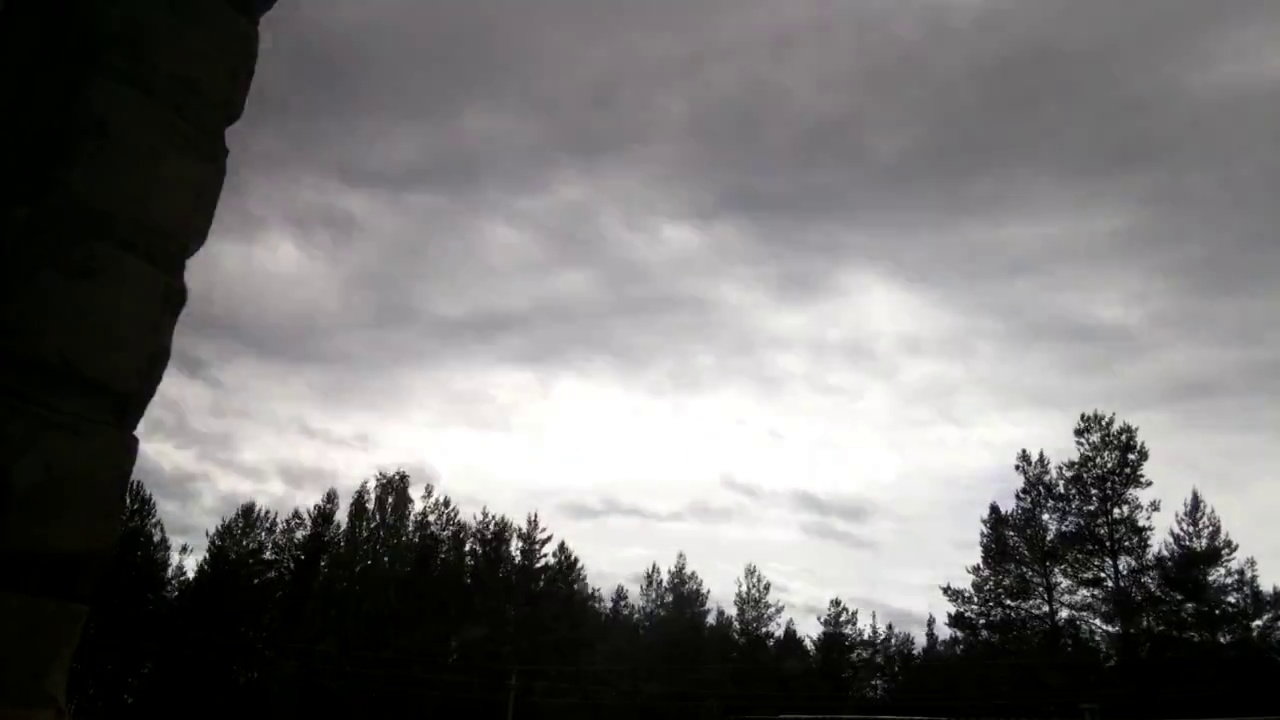
#> input picture changingPixelsInVideo/video/captures/frame000000.jpg, 1280 x 720 px; its folder holds only this picture in this run
$ python imageChange.py
#> lines starting #> are read from the running program, lines starting #| are printed output that depends on the picture
import cv2
import numpy as np
import glob

# img_array = []
img_names = []
for filename in glob.glob('./captures/*.jpg'):
    # img_array.append(cv2.imread(filename, 0))
    # print(filename.split("\\")[1])
    img_names.append(filename)


print(img_names)

for image_name in img_names:
    image = cv2.imread(image_name, 1)
#> image is the input picture: shape (720, 1280, 3); mean B, G, R 113.7, 114.2, 115.4
    for x in range(image.shape[1]):
        for y in range(image.shape[0]):
            # print(image[y][x])
            if (x + y) % 4 == 0:
                image[y][x] = [0, 0, 255]
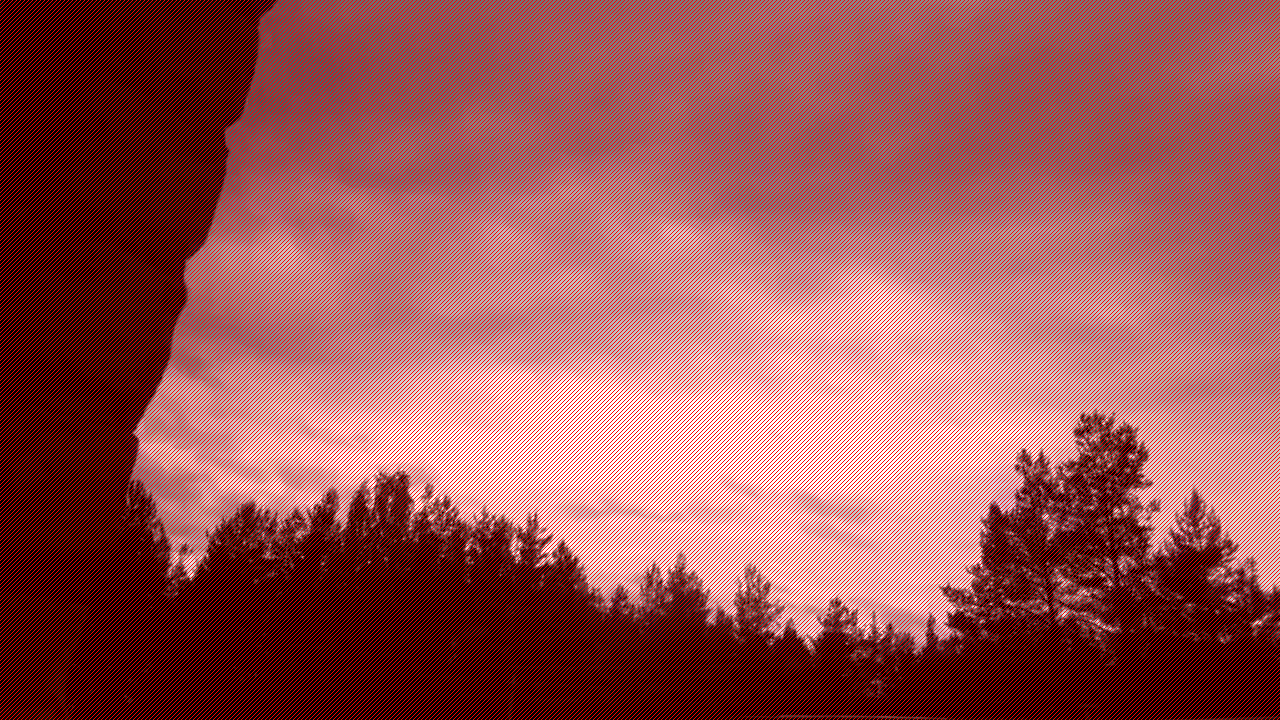
#> image: shape (720, 1280, 3); mean B, G, R 85.3, 85.6, 150.3
                # print(image[y][x])
#> (the run stopped early here; a loop or call above may not have finished)

$ run again, on changingPixelsInVideo/video/captures/frame000004.jpg
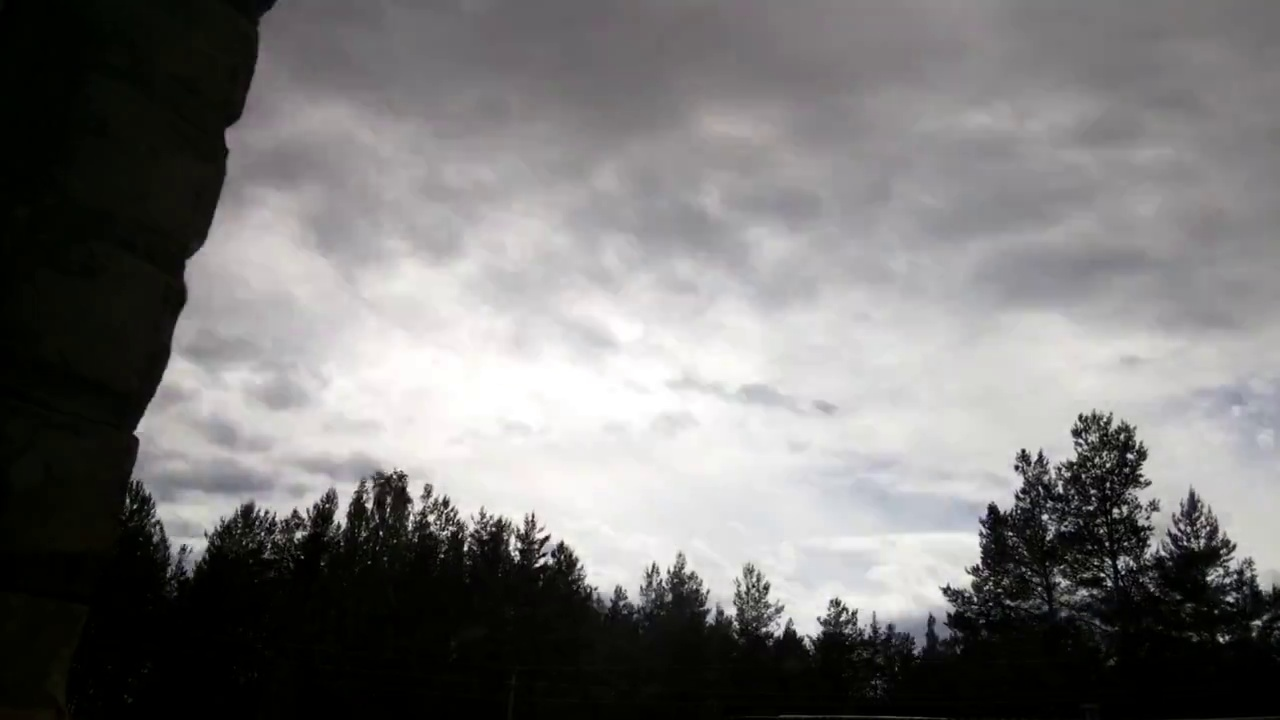
#> input picture changingPixelsInVideo/video/captures/frame000004.jpg, 1280 x 720 px
#> image is the input picture: shape (720, 1280, 3); mean B, G, R 117.6, 118, 119.2
#> after the loop `for x in range(image.shape[1]):`:
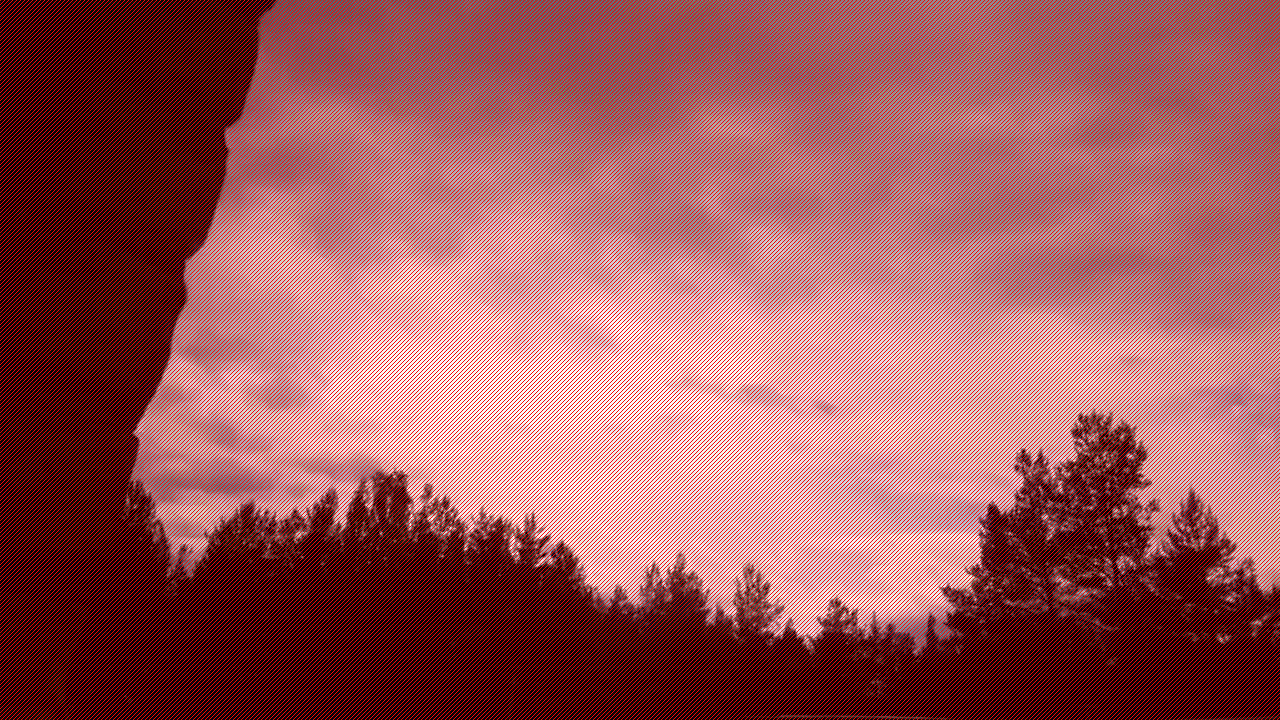
#> image: shape (720, 1280, 3); mean B, G, R 88.2, 88.5, 153.2

$ run again, on changingPixelsInVideo/video/captures/frame000005.jpg
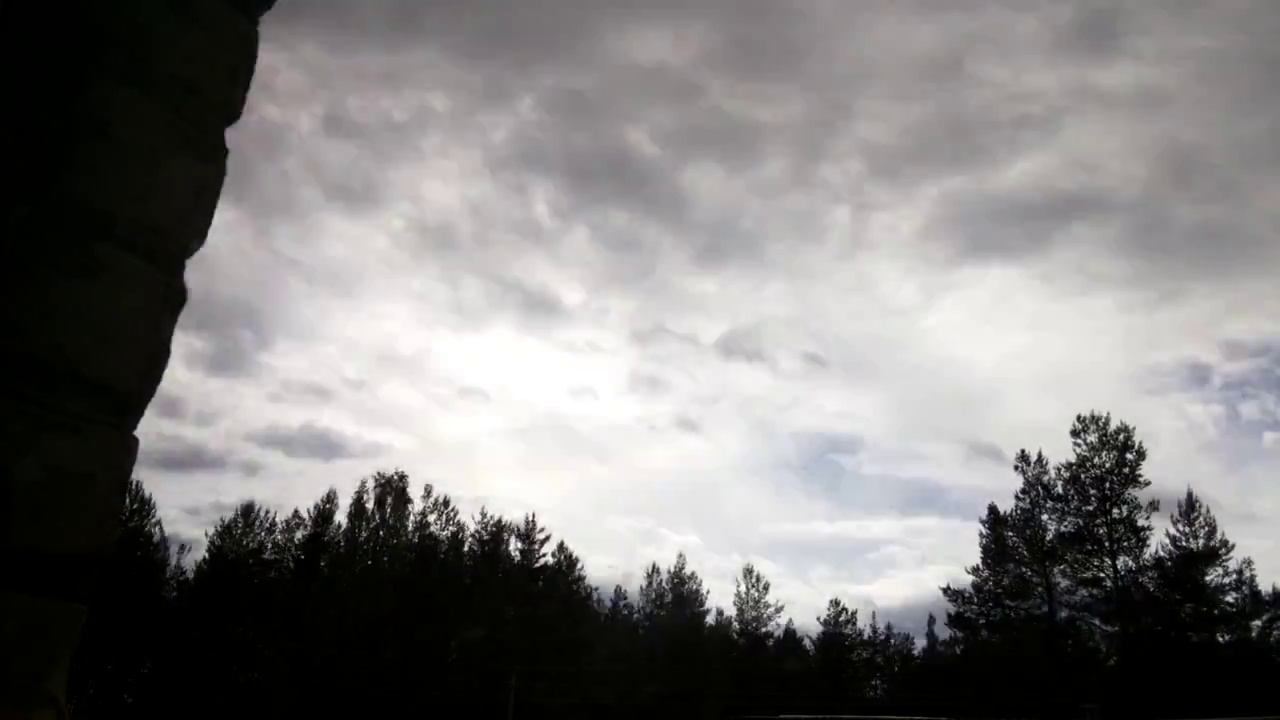
#> input picture changingPixelsInVideo/video/captures/frame000005.jpg, 1280 x 720 px
#> image is the input picture: shape (720, 1280, 3); mean B, G, R 123.1, 123.7, 125.4
#> after the loop `for x in range(image.shape[1]):`:
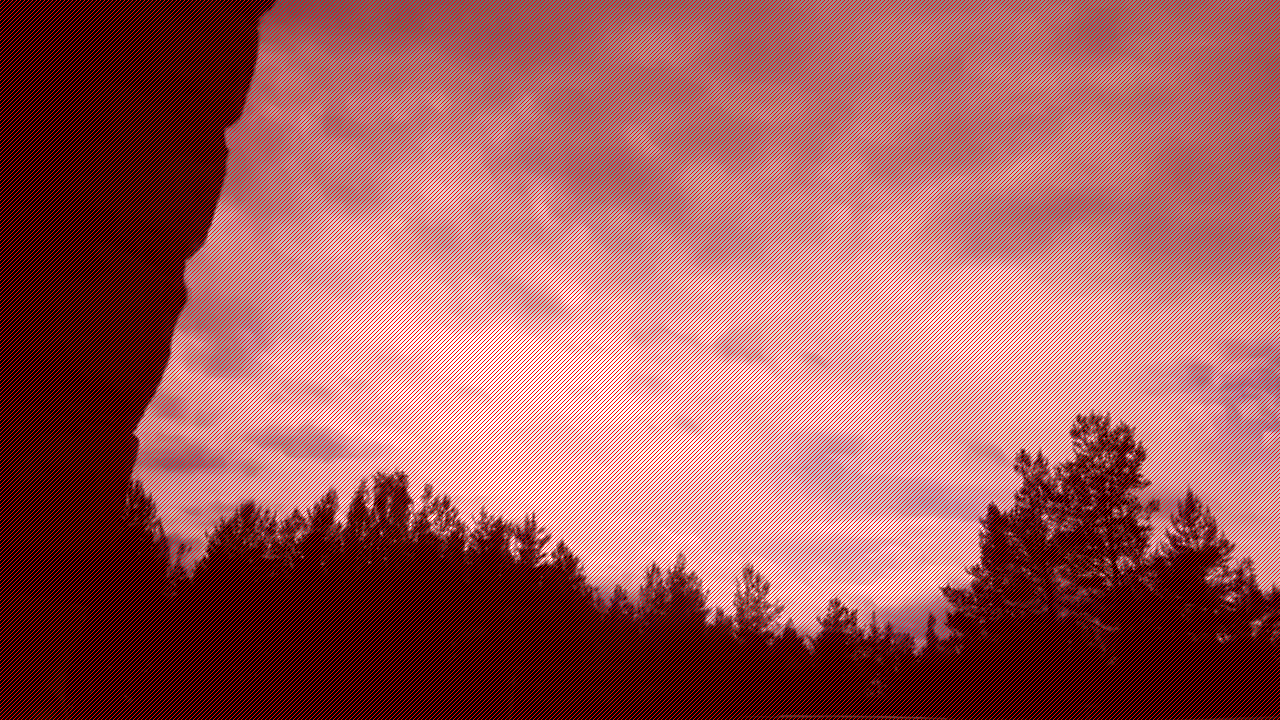
#> image: shape (720, 1280, 3); mean B, G, R 92.3, 92.8, 157.8

$ run again, on changingPixelsInVideo/video/captures/frame000006.jpg
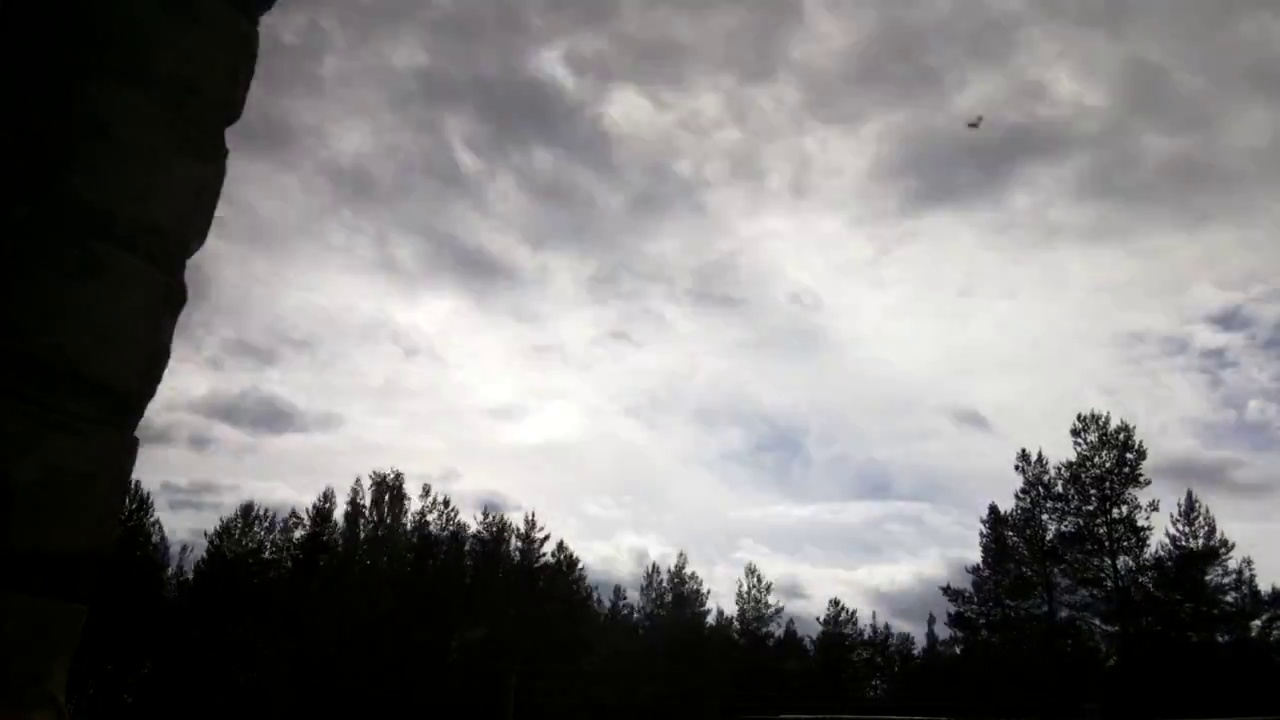
#> input picture changingPixelsInVideo/video/captures/frame000006.jpg, 1280 x 720 px
#> image is the input picture: shape (720, 1280, 3); mean B, G, R 120.7, 120.8, 122.1
#> after the loop `for x in range(image.shape[1]):`:
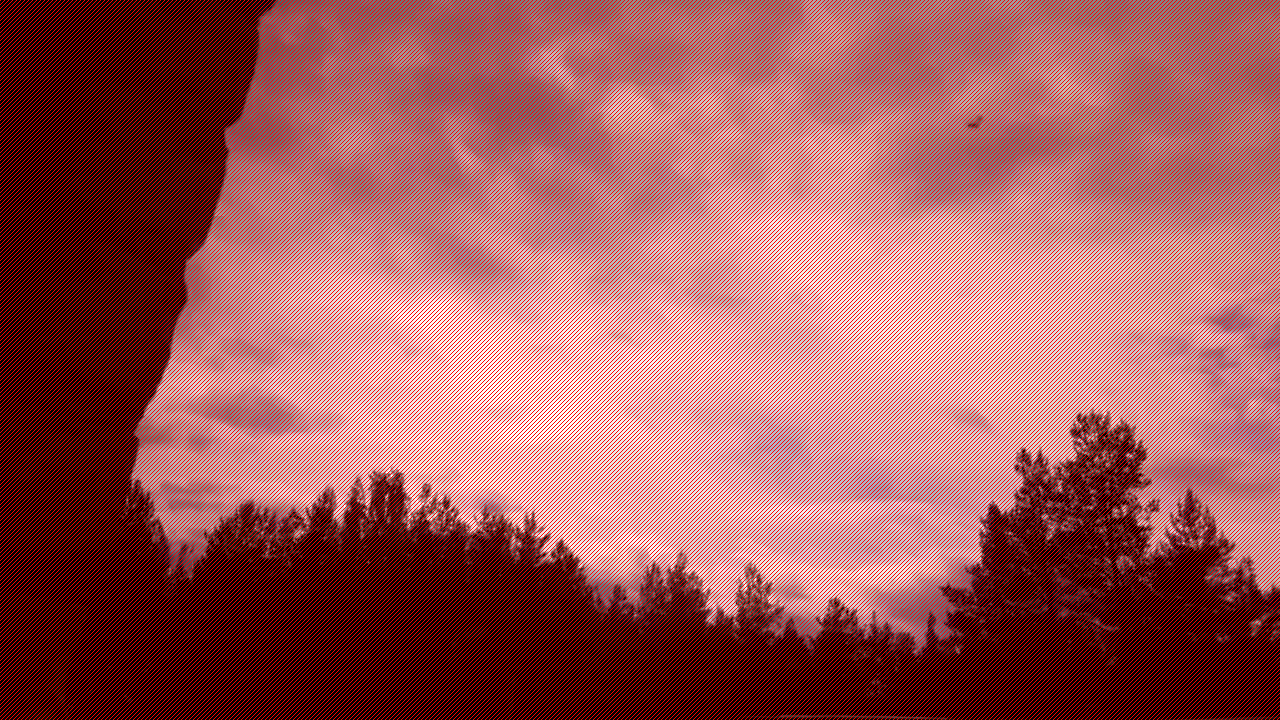
#> image: shape (720, 1280, 3); mean B, G, R 90.5, 90.6, 155.4

$ run again, on changingPixelsInVideo/video/captures/frame000001.jpg
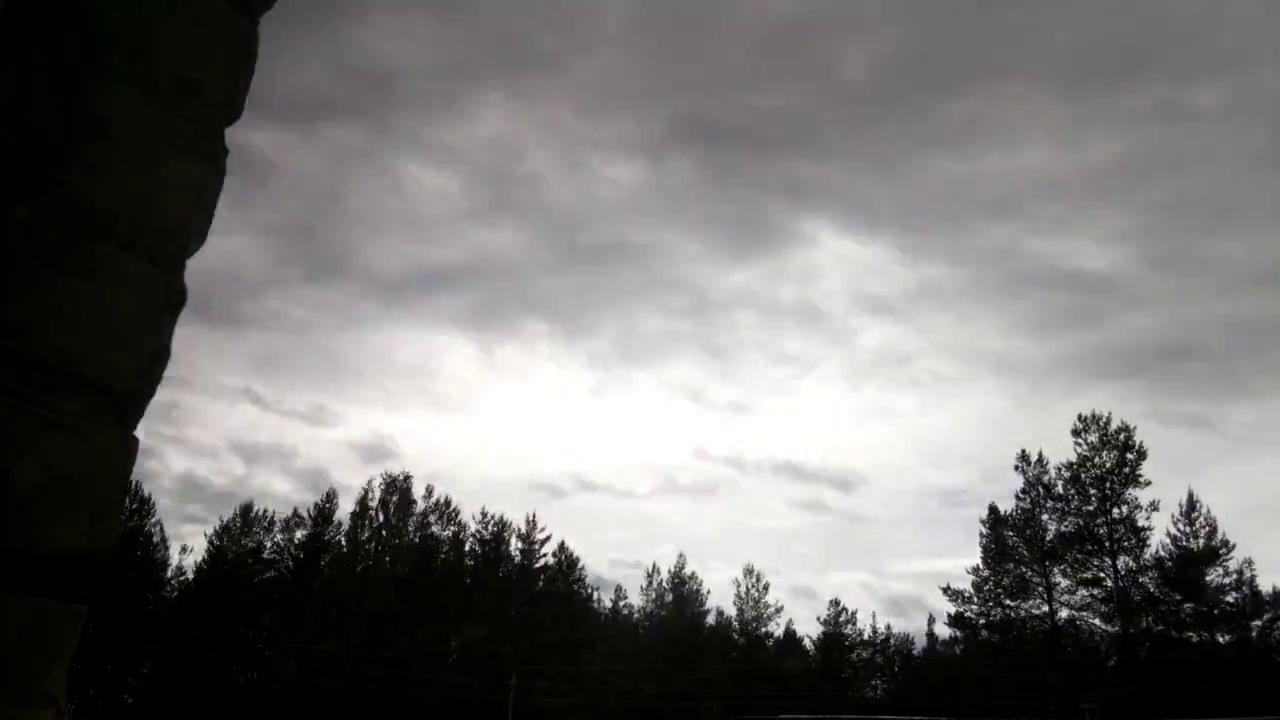
#> input picture changingPixelsInVideo/video/captures/frame000001.jpg, 1280 x 720 px
#> image is the input picture: shape (720, 1280, 3); mean B, G, R 113.1, 114.1, 115.5
#> after the loop `for x in range(image.shape[1]):`:
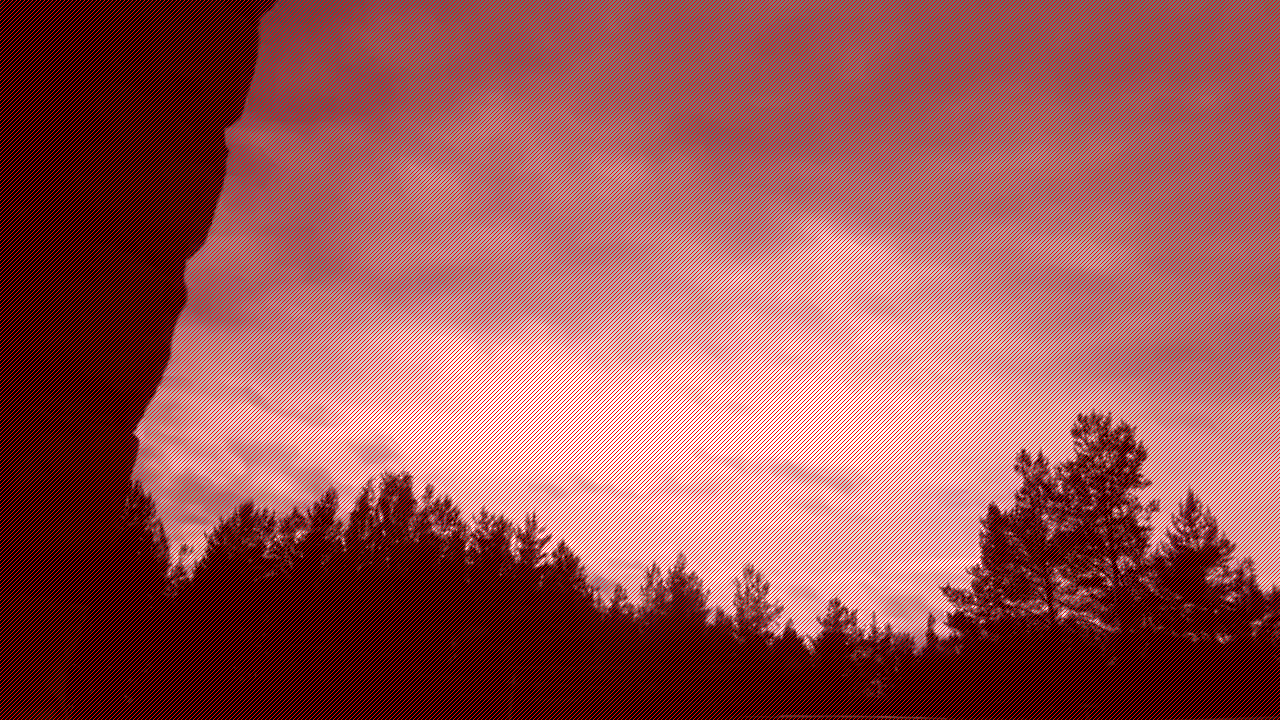
#> image: shape (720, 1280, 3); mean B, G, R 84.8, 85.6, 150.3
